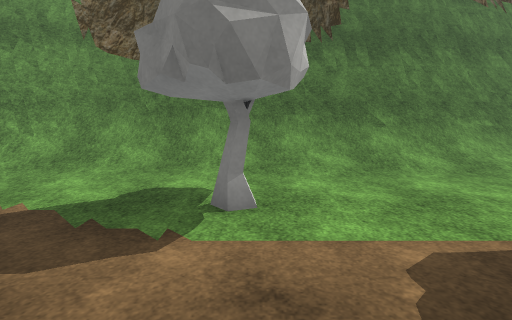
[1] (above)

24 first-person views from a walk through a 3-D level made in the Unity game engine. The camera is 1.4 m above the floor, tilts 8° down and sees 80° across. The floor is counted in squares, 1 m on a side. Each view is taken from the middle of a square. On the plan, view 1 faces up. The plan holds only what a view shows up to about 14 squares ahead; the rest is blank. The place goes on beyond the plan. The player character is not drawn. Some surface patterns are stand-ins.

[2]
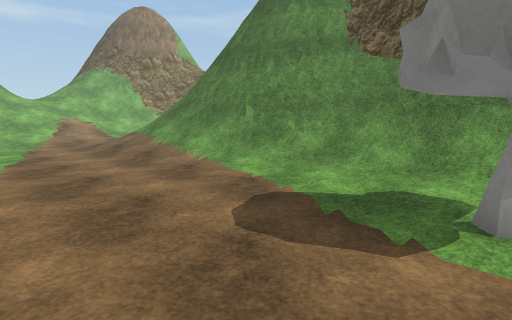

[3]
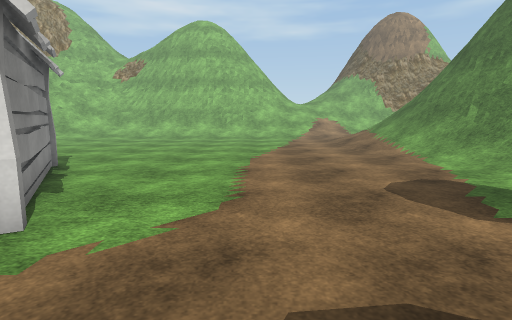

[4]
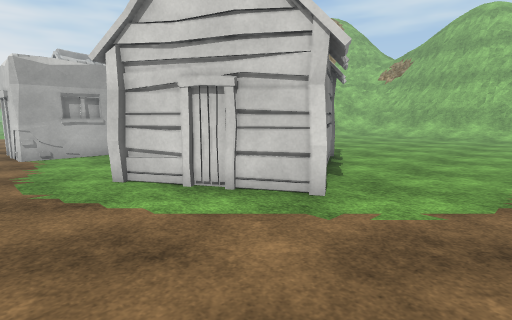

[5]
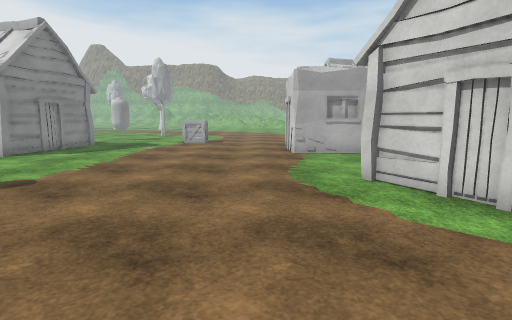

[6]
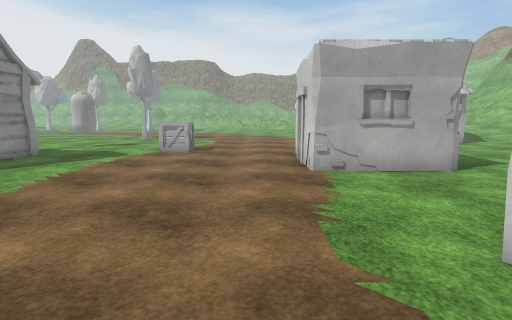

[7]
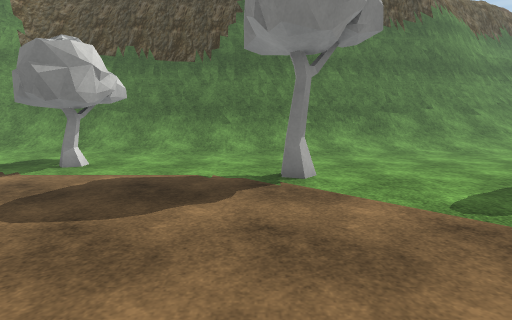

[8]
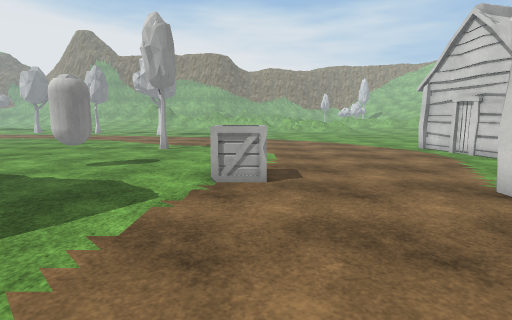

[9]
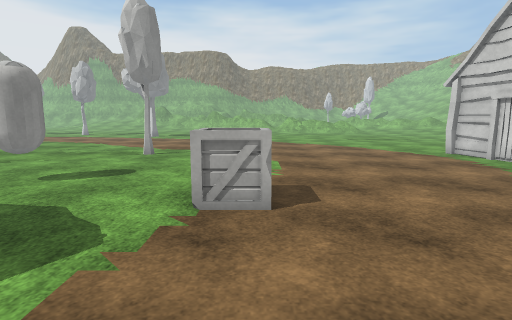

[10]
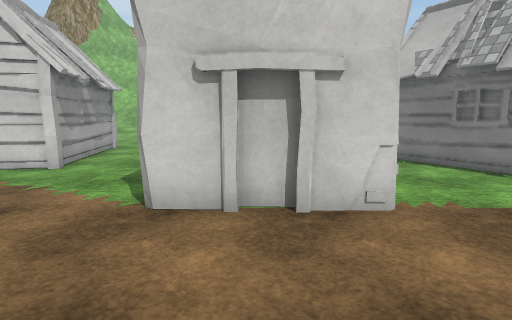

[11]
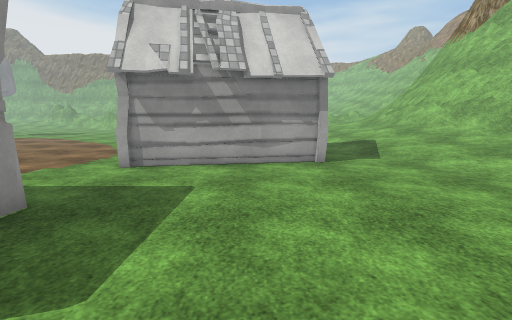

[12]
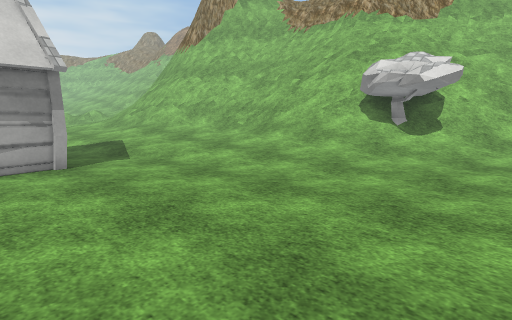

[13]
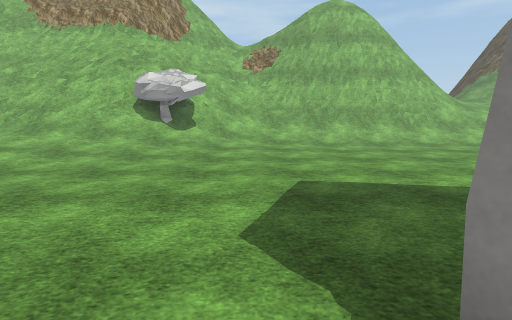

[14]
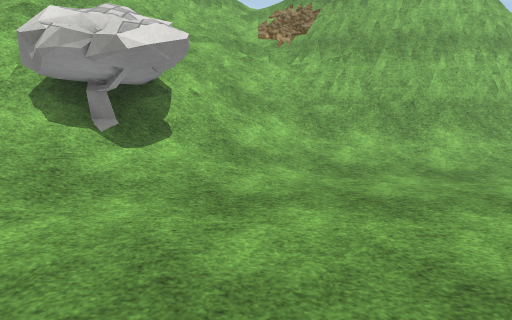

[15]
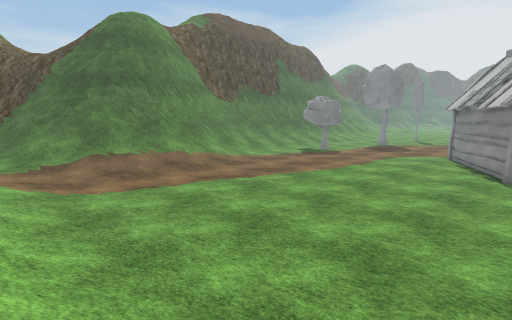

[16]
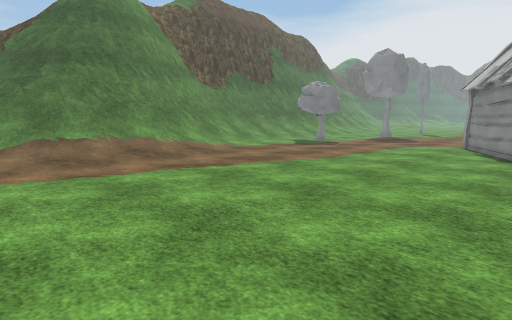

[17]
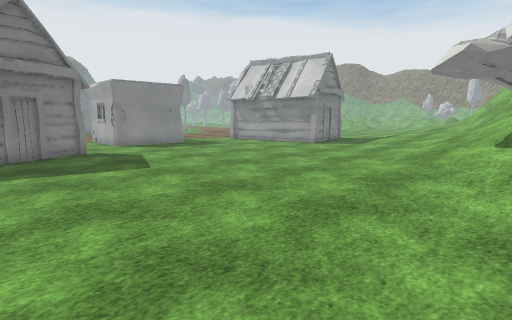

[18]
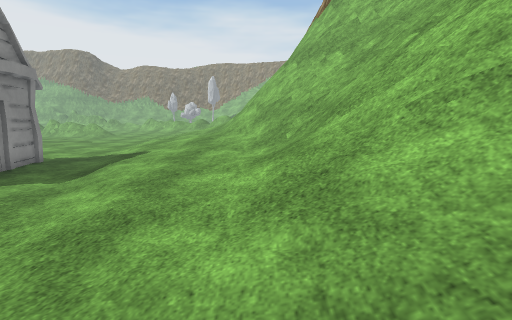

[19]
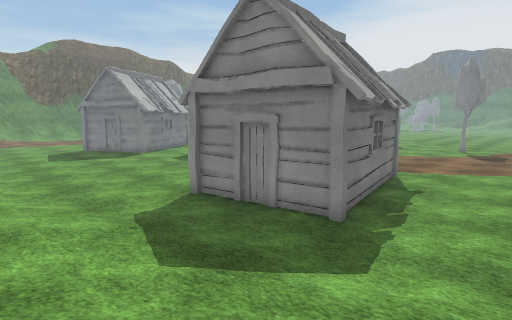

[20]
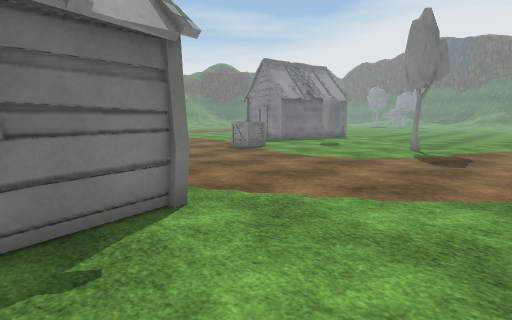

[21]
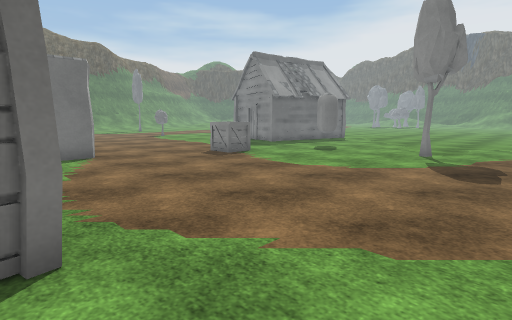

[22]
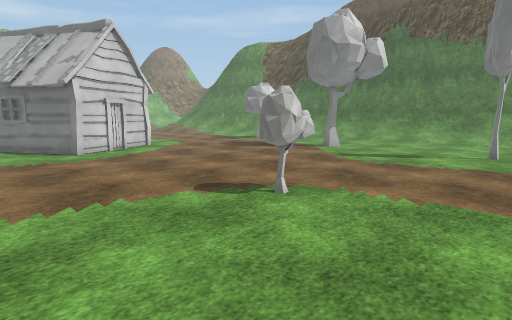

[23]
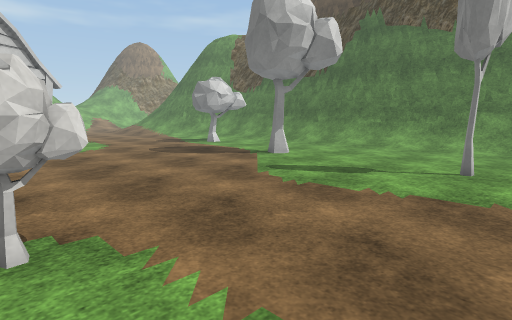

[24]
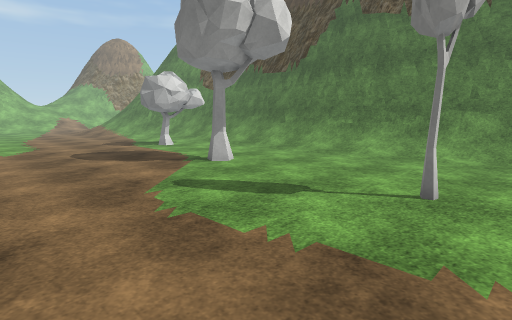

### Floor plan
Key: @ floor where view 1 was taken; # wall or solid block; . main floor; : floor 0.25 m higher than the main floor; + floor 0.5 m higher than the main floor; / step, stairs or slope; = window, fence, low wall or low ledge; ^ raised ledge; T tree; H hut; C crate; A capsule; O other object.
Columns run from 21 left of view 1 to 14 right of it. Each row starts with its distance up from view 1.
 12       ##                      #####
 11       =##      ###     ###########=
 10    ///=##    ################=#=////
  9    ////=#######==///////////////////
  8    ///// =##==//////////////////:.//
  7    :///////////////:::/.............
  6    :://////////....................
  5    /..///////........T.............
  4    /.......................T.......
  3    /.......................T.....T..
  2    /................................
  1    /................................
  0   //.................@..............
 -1   //................................
 -2   //................................
 -3 #=//................H...............
 -4 #=//..............HHHH..............
 -5 #=//............HHH  H.........TT...
 -6 ##//...........HH     H........TT...
 -7 #=//............H    HHH............
 -8 #=//.............H HHH..............
 -9 ##//.............HHH...............
-10 #///:............H................ .
-11 /////.............................H
-12  /////..............##O#..........H
-13  /////::............   #O.........H
-14 #//TTT/::...........   #..........H
-15 ===TTT//:...........#  #.........HH
-16 ##  TT//::..........OO##..........
-17  ####////:..................CC.....
-18    ##///::..................CC...A..
-19    ##///+:/......................AA.
-20     ##///::....HHHHHH...............
-21     ##=//+:/..HH    H...............
-22     ##=//++/..H     H...............
-23     #^=/////..HH    H...............
-24     #^=//////..HHHHHHH..........T...
-25      ##//////..H....................
-26      ##=/////.......................
-27       #=/ ///.....................
-28       ##// //:... . .....

Where each view was taken, in squares from view 1:
view 1: 0 up, 0 right, facing up
view 2: 0 up, 0 right, facing up-left
view 3: 0 up, 3 right, facing left
view 4: 0 up, 4 right, facing down-left
view 5: 0 up, 4 right, facing down
view 6: 4 down, 4 right, facing down
view 7: 4 down, 5 right, facing up
view 8: 10 down, 7 right, facing down
view 9: 12 down, 7 right, facing down
view 10: 14 down, 7 right, facing left
view 11: 11 down, 5 left, facing down
view 12: 11 down, 5 left, facing down-left
view 13: 11 down, 2 left, facing left
view 14: 12 down, 10 left, facing left
view 15: 7 down, 19 left, facing up-right
view 16: 6 down, 17 left, facing up-right
view 17: 6 down, 17 left, facing down-right
view 18: 14 down, 14 left, facing down
view 19: 28 down, 12 left, facing up-right
view 20: 28 down, 3 left, facing up-right
view 21: 27 down, 1 left, facing up-right
view 22: 10 down, 14 right, facing up-left
view 23: 6 down, 14 right, facing up-left
view 24: 3 down, 14 right, facing up-left
